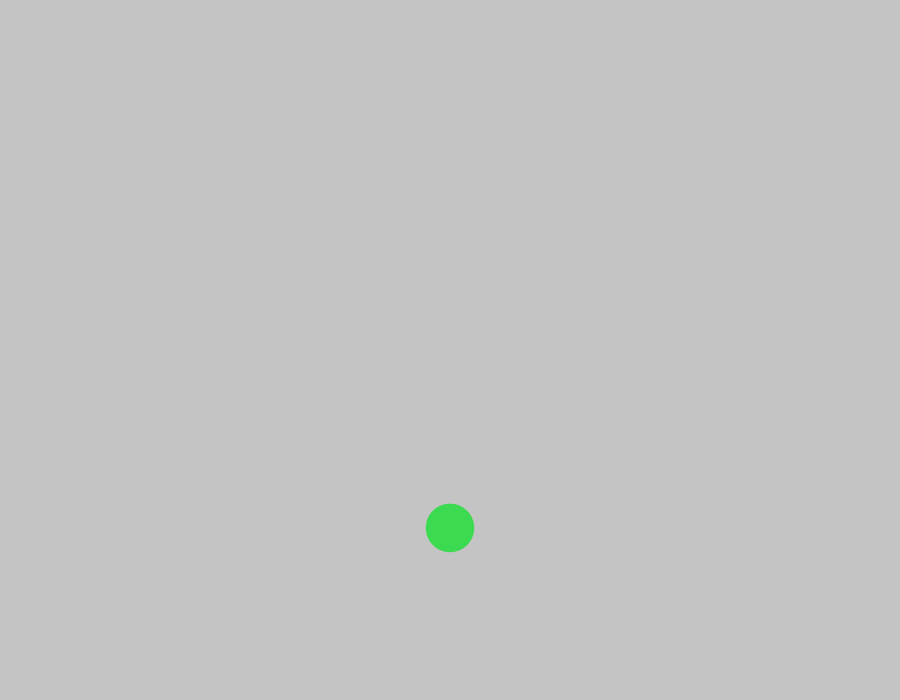
Frame 1 (no input)
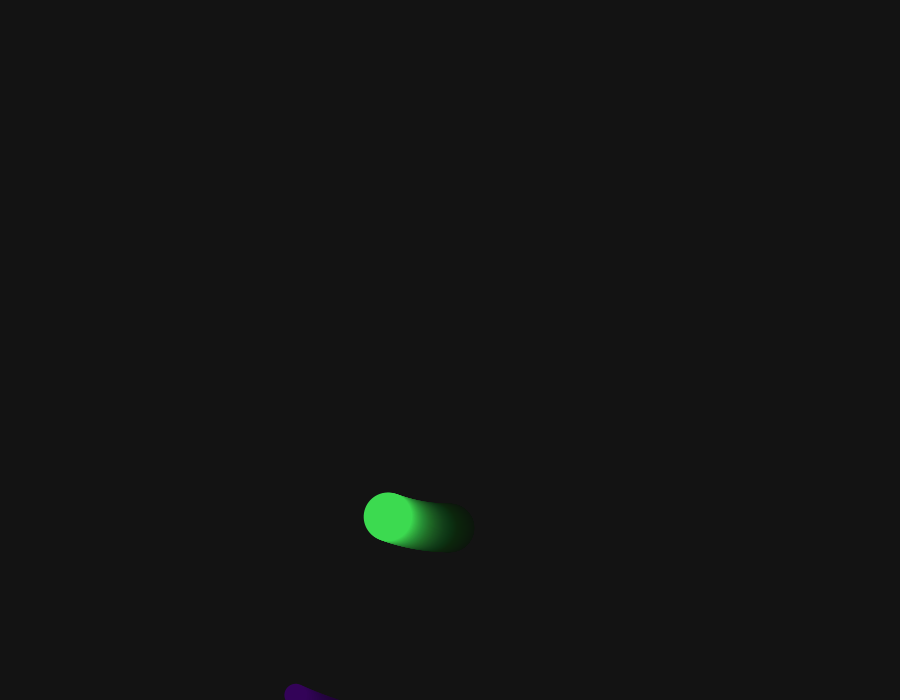
Frame 60 (the mouse pressed at the canvas centre just before this capture)
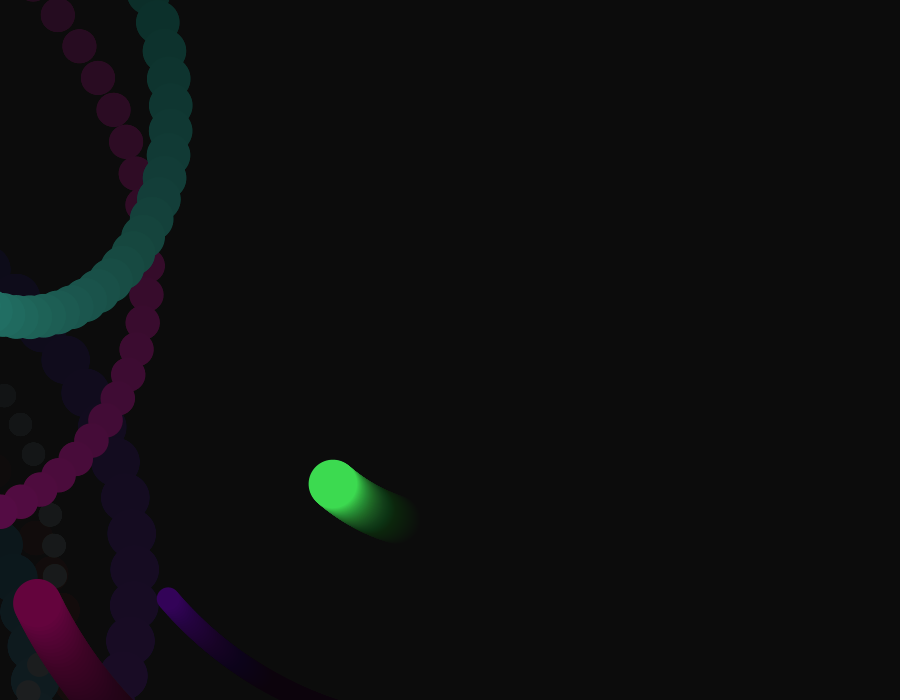
Frame 120 (the mouse held since frame 60 and released just before this capture)

The Processing sketch that drew these frames (run headless with seeded random() and noise(); from frame 60 on, the mouse is pressed at the canvas centre):

// Processing sketch: Code_prac_3_
// ── Code_prac_3_.pde
int _nPlanets = 25;
float[] _angle = new float[_nPlanets];
float[] _speed = new float[_nPlanets];
float[] _distance = new float[_nPlanets];
float[] _size = new float[_nPlanets];
color[] _color = new color[_nPlanets];
boolean[] _isMoon = new boolean[_nPlanets];

void setup()
{
 size(900,700); 
 for(int i = 0; i < _nPlanets; i = i + 1)
 {
   _speed[i] = random(-1.18,1.18);
   _angle[i] = 0.0;
   _distance[i] = random(100,400);
   _size[i] = random(20,50);
   _color[i] = color(random(255),random(255), random(255));
   _isMoon[i] = random(-1,1) > 0;
 }
}

void draw()
{
 noStroke();
 fill(0,0,0,10);
 rect(0,0,width,height);
 
 translate(width/2, height/2);
 scale(1);
 for(int i = 0; i < _nPlanets; i = i + 1)
 {
  drawPLANET(_angle[i], _distance[i], _size[i], _color[i], _isMoon[i]);
  _angle[i] = _angle[i] + _speed[i];
 }
 
}

void drawPLANET(float angle, float distance, float size, color c, boolean _isMoon) 
{
  if(_isMoon)pushMatrix();
   rotate(radians(angle));
   translate(0,distance);
   fill(c);
   circle(0,0,size);
  if(_isMoon) popMatrix(); 
}
